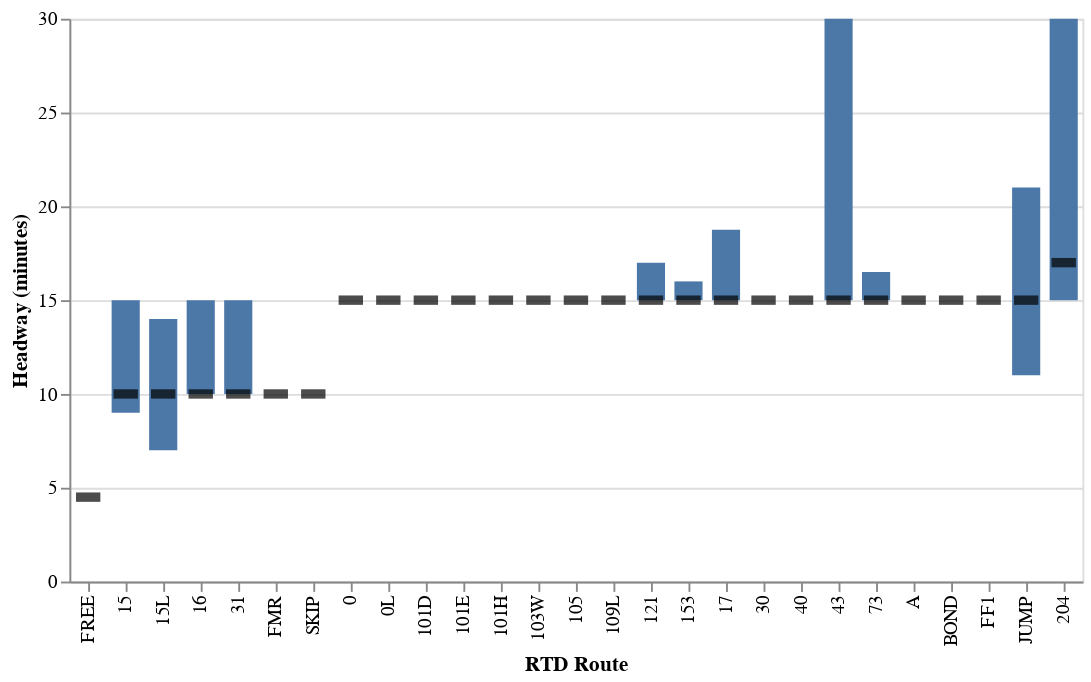

The notebook cell this image was saved under:
### Code cell
headways_url = "https://raw.githubusercontent.com/kcanderson/vega-lite-test/refs/heads/main/data/headways_weekdays.json"

slider_max = alt.binding_range(min=0, max=150, step=1, name='Max avg. headway (min):')
maxh_var = alt.param(value=20, bind=slider_max)

alt.LayerChart(data=headways_url).encode(
    x=alt.X(
        'route_id:N',
        sort=alt.SortField(field="median"),
        title="RTD Route",
    ),
    tooltip=["min:Q", 'q1:Q', "median:Q", "mean:Q", 'q3:Q', "max:Q"],
).transform_aggregate(
    median="median(headway_minutes)",
    q1="q1(headway_minutes)",
    q3="q3(headway_minutes)",
    min="min(headway_minutes)",
    max="max(headway_minutes)",
    mean="mean(headway_minutes)",
    groupby=["route_id"],
).transform_filter(
    alt.FieldRangePredicate(field='median', range=[0, maxh_var])
).add_layers(
    alt.Chart().mark_bar(width=15).encode(y='q1:Q', y2='q3:Q'),
    alt.Chart().mark_tick(color='black', width=13, thickness=5).encode(
        y=alt.Y('median:Q', title="Headway (minutes)")
    ),
).add_params(
    maxh_var
)

### Figure 1 — Vega specification as saved in the notebook (floating-point values rounded to 4 significant figures)
{"$schema": "https://vega.github.io/schema/vega/v6.json", "data": [{"name": "_server_source_0", "values": [{"route_id": "0", "median": 15.0, "q1": 15.0, "q3": 15.0, "min": 10.0, "max": 60.0, "mean": 16.01}, {"route_id": "0B", "median": 30.0, "q1": 30.0, "q3": 30.0, "min": 26.0, "max": 34.0, "mean": 30.01}, {"route_id": "0L", "median": 15.0, "q1": 15.0, "q3": 15.0, "min": 13.0, "max": 16.0, "mean": 14.95}, {"route_id": "1", "median": 60.0, "q1": 60.0, "q3": 60.0, "min": 57.0, "max": 63.0, "mean": 60.0}, {"route_id": "10", "median": 28.0, "q1": 12.25, "q3": 32.0, "min": 0.0, "max": 61.0, "mean": 25.59}, {"route_id": "100", "median": 30.0, "q1": 30.0, "q3": 57.0, "min": 0.0, "max": 60.0, "mean": 33.09}, {"route_id": "101D", "median": 15.0, "q1": 15.0, "q3": 15.0, "min": 1.25, "max": 30.0, "mean": 16.12}, {"route_id": "101E", "median": 15.0, "q1": 15.0, "q3": 15.0, "min": 0.5, "max": 30.0, "mean": 16.34}, {"route_id": "101H", "median": 15.0, "q1": 15.0, "q3": 15.0, "min": 2.0, "max": 34.5, "mean": 17.03}, {"route_id": "103W", "median": 15.0, "q1": 15.0, "q3": 15.0, "min": 4.75, "max": 30.0, "mean": 16.31}, {"route_id": "104L", "median": 60.0, "q1": 38.5, "q3": 60.0, "min": 27.0, "max": 90.0, "mean": 55.0}, {"route_id": "105", "median": 15.0, "q1": 15.0, "q3": 15.0, "min": 10.0, "max": 75.0, "mean": 18.4}, {"route_id": "107R", "median": 30.0, "q1": 30.0, "q3": 30.0, "min": 15.0, "max": 33.0, "mean": 29.74}, {"route_id": "109L", "median": 15.0, "q1": 15.0, "q3": 15.0, "min": 14.25, "max": 31.5, "mean": 16.71}, {"route_id": "11", "median": 30.0, "q1": 29.0, "q3": 33.5, "min": 7.0, "max": 65.0, "mean": 33.23}, {"route_id": "112", "median": 60.0, "q1": 60.0, "q3": 60.0, "min": 58.0, "max": 61.0, "mean": 59.91}, {"route_id": "113B", "median": 60.0, "q1": 60.0, "q3": 60.0, "min": 60.0, "max": 60.0, "mean": 60.0}, {"route_id": "113G", "median": 30.0, "q1": 30.0, "q3": 30.0, "min": 30.0, "max": 30.0, "mean": 30.0}, {"route_id": "116X", "median": 60.0, "q1": 58.0, "q3": 60.5, "min": 52.0, "max": 62.0, "mean": 58.5}, {"route_id": "117N", "median": 30.0, "q1": 30.0, "q3": 30.0, "min": 30.0, "max": 30.0, "mean": 30.0}, {"route_id": "12", "median": 23.0, "q1": 14.5, "q3": 30.0, "min": 0.0, "max": 32.0, "mean": 20.21}, {"route_id": "120", "median": 40.0, "q1": 30.0, "q3": 60.0, "min": 16.0, "max": 68.0, "mean": 43.15}, {"route_id": "120L", "median": 60.0, "q1": 60.0, "q3": 60.0, "min": 57.0, "max": 62.0, "mean": 60.06}, {"route_id": "120X", "median": 30.0, "q1": 15.0, "q3": 30.0, "min": 15.0, "max": 60.0, "mean": 25.45}, {"route_id": "121", "median": 15.0, "q1": 15.0, "q3": 17.0, "min": 1.0, "max": 59.0, "mean": 18.53}, {"route_id": "130", "median": 30.0, "q1": 30.0, "q3": 30.0, "min": 27.0, "max": 68.0, "mean": 31.37}, {"route_id": "133", "median": 30.0, "q1": 30.0, "q3": 30.0, "min": 27.0, "max": 68.0, "mean": 32.18}, {"route_id": "135", "median": 40.0, "q1": 30.0, "q3": 60.0, "min": 20.0, "max": 90.0, "mean": 41.42}, {"route_id": "139", "median": 60.0, "q1": 60.0, "q3": 60.0, "min": 56.0, "max": 64.0, "mean": 60.0}, {"route_id": "14", "median": 30.0, "q1": 30.0, "q3": 30.0, "min": 29.0, "max": 60.0, "mean": 31.16}, {"route_id": "145X", "median": 83.0, "q1": 76.5, "q3": 89.5, "min": 70.0, "max": 96.0, "mean": 83.0}, {"route_id": "15", "median": 10.0, "q1": 9.0, "q3": 15.0, "min": 0.0, "max": 33.0, "mean": 12.18}, {"route_id": "153", "median": 15.0, "q1": 15.0, "q3": 16.0, "min": 1.0, "max": 70.0, "mean": 19.26}, {"route_id": "15L", "median": 10.0, "q1": 7.0, "q3": 14.0, "min": 0.0, "max": 60.0, "mean": 11.33}, {"route_id": "16", "median": 10.0, "q1": 10.0, "q3": 15.0, "min": 5.0, "max": 34.0, "mean": 14.47}, {"route_id": "169", "median": 60.0, "q1": 60.0, "q3": 60.0, "min": 57.0, "max": 67.0, "mean": 60.1}, {"route_id": "169L", "median": 60.0, "q1": 53.0, "q3": 86.0, "min": 30.0, "max": 307.0, "mean": 110.4}, {"route_id": "17", "median": 15.0, "q1": 15.0, "q3": 18.75, "min": 13.0, "max": 31.0, "mean": 18.74}, {"route_id": "19", "median": 30.0, "q1": 30.0, "q3": 30.0, "min": 27.0, "max": 66.0, "mean": 33.59}, {"route_id": "20", "median": 30.0, "q1": 24.25, "q3": 32.75, "min": 3.0, "max": 81.0, "mean": 32.44}, {"route_id": "204", "median": 17.0, "q1": 15.0, "q3": 30.0, "min": 7.0, "max": 35.0, "mean": 21.62}, {"route_id": "205", "median": 30.0, "q1": 30.0, "q3": 30.0, "min": 5.0, "max": 60.0, "mean": 31.55}, {"route_id": "206", "median": 36.5, "q1": 28.25, "q3": 59.25, "min": 2.0, "max": 60.0, "mean": 38.11}, {"route_id": "208", "median": 60.0, "q1": 60.0, "q3": 60.0, "min": 7.0, "max": 75.0, "mean": 58.19}, {"route_id": "21", "median": 30.0, "q1": 30.0, "q3": 36.5, "min": 0.0, "max": 63.0, "mean": 34.1}, {"route_id": "225", "median": 34.0, "q1": 30.0, "q3": 54.75, "min": 8.0, "max": 82.0, "mean": 41.81}, {"route_id": "225D", "median": 45.0, "q1": 30.0, "q3": 60.0, "min": 15.0, "max": 107.0, "mean": 47.45}, {"route_id": "225T", "median": 145.0, "q1": 61.0, "q3": 365.5, "min": 32.0, "max": 453.0, "mean": 207.8}, {"route_id": "228A", "median": 60.0, "q1": 60.0, "q3": 60.0, "min": 56.0, "max": 184.0, "mean": 74.41}, {"route_id": "228F", "median": 60.5, "q1": 59.75, "q3": 151.0, "min": 57.0, "max": 418.0, "mean": 149.4}, {"route_id": "24", "median": 60.0, "q1": 57.25, "q3": 60.0, "min": 19.0, "max": 69.0, "mean": 56.66}, {"route_id": "28", "median": 60.0, "q1": 45.0, "q3": 60.0, "min": 15.0, "max": 92.0, "mean": 51.75}, {"route_id": "3", "median": 30.0, "q1": 29.0, "q3": 31.75, "min": 1.0, "max": 80.0, "mean": 32.94}, {"route_id": "30", "median": 15.0, "q1": 15.0, "q3": 15.0, "min": 14.0, "max": 60.0, "mean": 19.05}, {"route_id": "31", "median": 10.0, "q1": 10.0, "q3": 15.0, "min": 0.0, "max": 45.0, "mean": 12.51}, {"route_id": "32", "median": 60.0, "q1": 60.0, "q3": 60.0, "min": 44.0, "max": 66.0, "mean": 59.6}, {"route_id": "323", "median": 60.0, "q1": 60.0, "q3": 60.0, "min": 58.0, "max": 63.0, "mean": 60.0}, {"route_id": "324", "median": 30.0, "q1": 30.0, "q3": 30.0, "min": 29.0, "max": 35.0, "mean": 30.09}, {"route_id": "326", "median": 30.0, "q1": 30.0, "q3": 30.0, "min": 29.0, "max": 31.0, "mean": 30.0}, {"route_id": "327", "median": 60.0, "q1": 60.0, "q3": 60.0, "min": 59.0, "max": 60.0, "mean": 59.95}, {"route_id": "35", "median": 30.0, "q1": 30.0, "q3": 30.0, "min": 15.0, "max": 60.0, "mean": 30.46}, {"route_id": "36", "median": 60.0, "q1": 60.0, "q3": 60.0, "min": 11.0, "max": 60.0, "mean": 58.29}, {"route_id": "37", "median": 30.0, "q1": 29.0, "q3": 30.0, "min": 1.0, "max": 377.0, "mean": 53.77}, {"route_id": "38", "median": 30.0, "q1": 30.0, "q3": 30.0, "min": 26.0, "max": 76.0, "mean": 34.03}, {"route_id": "3L", "median": 60.0, "q1": 60.0, "q3": 60.0, "min": 60.0, "max": 60.0, "mean": 60.0}, {"route_id": "4", "median": 30.0, "q1": 30.0, "q3": 60.0, "min": 28.0, "max": 63.0, "mean": 40.47}, {"route_id": "40", "median": 15.0, "q1": 15.0, "q3": 15.0, "min": 9.0, "max": 55.0, "mean": 18.21}, {"route_id": "402L", "median": 60.0, "q1": 60.0, "q3": 60.0, "min": 35.0, "max": 65.0, "mean": 59.26}, {"route_id": "42", "median": 27.5, "q1": 15.0, "q3": 30.0, "min": 3.0, "max": 48.0, "mean": 22.73}, {"route_id": "43", "median": 15.0, "q1": 15.0, "q3": 30.0, "min": 12.0, "max": 60.0, "mean": 19.45}, {"route_id": "44", "median": 60.0, "q1": 58.5, "q3": 60.0, "min": 24.0, "max": 69.0, "mean": 54.05}, {"route_id": "45", "median": 30.0, "q1": 30.0, "q3": 30.0, "min": 5.0, "max": 52.0, "mean": 29.59}, {"route_id": "46", "median": 30.0, "q1": 30.0, "q3": 30.0, "min": 30.0, "max": 30.0, "mean": 30.0}, {"route_id": "48", "median": 30.0, "q1": 30.0, "q3": 30.75, "min": 26.0, "max": 60.0, "mean": 30.58}, {"route_id": "483", "median": 60.0, "q1": 58.0, "q3": 60.0, "min": 33.0, "max": 72.0, "mean": 58.45}, {"route_id": "49", "median": 30.0, "q1": 30.0, "q3": 30.0, "min": 28.0, "max": 60.0, "mean": 32.78}, {"route_id": "51", "median": 30.0, "q1": 30.0, "q3": 30.0, "min": 28.0, "max": 79.0, "mean": 34.0}, {"route_id": "52", "median": 30.0, "q1": 30.0, "q3": 30.0, "min": 10.0, "max": 71.0, "mean": 35.49}, {"route_id": "520", "median": 60.0, "q1": 60.0, "q3": 60.0, "min": 60.0, "max": 60.0, "mean": 60.0}, {"route_id": "59", "median": 60.0, "q1": 60.0, "q3": 60.0, "min": 58.0, "max": 70.0, "mean": 60.96}, {"route_id": "6", "median": 30.0, "q1": 30.0, "q3": 30.0, "min": 15.0, "max": 69.0, "mean": 32.4}, {"route_id": "65", "median": 30.0, "q1": 30.0, "q3": 30.0, "min": 3.0, "max": 63.0, "mean": 30.35}, {"route_id": "66", "median": 60.0, "q1": 58.5, "q3": 60.0, "min": 29.0, "max": 64.0, "mean": 57.03}, {"route_id": "7", "median": 30.0, "q1": 30.0, "q3": 30.0, "min": 20.0, "max": 40.0, "mean": 29.86}, {"route_id": "72", "median": 60.0, "q1": 60.0, "q3": 60.0, "min": 57.0, "max": 64.0, "mean": 60.0}, {"route_id": "73", "median": 15.0, "q1": 15.0, "q3": 16.5, "min": 1.0, "max": 33.0, "mean": 18.11}, {"route_id": "76", "median": 30.0, "q1": 30.0, "q3": 30.0, "min": 0.0, "max": 91.0, "mean": 35.21}, {"route_id": "8", "median": 31.0, "q1": 29.0, "q3": 59.0, "min": 0.0, "max": 67.0, "mean": 36.9}, {"route_id": "83D", "median": 30.0, "q1": 30.0, "q3": 30.0, "min": 24.0, "max": 60.0, "mean": 30.33}, {"route_id": "83L", "median": 30.0, "q1": 30.0, "q3": 30.0, "min": 15.0, "max": 45.0, "mean": 29.93}, {"route_id": "88", "median": 30.0, "q1": 30.0, "q3": 60.0, "min": 30.0, "max": 60.0, "mean": 41.54}, {"route_id": "88L", "median": 60.0, "q1": 60.0, "q3": 60.0, "min": 59.0, "max": 60.0, "mean": 59.97}, {"route_id": "9", "median": 60.0, "q1": 60.0, "q3": 63.0, "min": 58.0, "max": 65.0, "mean": 61.36}, {"route_id": "92", "median": 30.0, "q1": 30.0, "q3": 31.0, "min": 28.0, "max": 64.0, "mean": 35.85}, {"route_id": "93L", "median": 60.0, "q1": 60.0, "q3": 60.0, "min": 57.0, "max": 62.0, "mean": 59.73}, {"route_id": "99", "median": 30.0, "q1": 30.0, "q3": 30.0, "min": 30.0, "max": 60.0, "mean": 33.56}, {"route_id": "A", "median": 15.0, "q1": 15.0, "q3": 15.0, "min": 15.0, "max": 45.0, "mean": 18.06}, {"route_id": "AB1", "median": 60.0, "q1": 60.0, "q3": 60.0, "min": 20.0, "max": 120.0, "mean": 56.91}, {"route_id": "AB2", "median": 60.0, "q1": 60.0, "q3": 62.5, "min": 59.0, "max": 420.0, "mean": 103.6}, {"route_id": "ART", "median": 60.0, "q1": 60.0, "q3": 62.0, "min": 43.0, "max": 70.0, "mean": 60.27}, {"route_id": "AT", "median": 60.0, "q1": 49.0, "q3": 60.0, "min": 7.0, "max": 68.0, "mean": 48.17}, {"route_id": "BOLT", "median": 30.0, "q1": 30.0, "q3": 60.0, "min": 27.0, "max": 60.0, "mean": 40.46}, {"route_id": "BOND", "median": 15.0, "q1": 15.0, "q3": 15.0, "min": 12.0, "max": 30.0, "mean": 17.91}, {"route_id": "CV", "median": 58.5, "q1": 56.75, "q3": 60.0, "min": 56.0, "max": 60.0, "mean": 58.25}, {"route_id": "DASH", "median": 21.0, "q1": 15.0, "q3": 30.0, "min": 7.0, "max": 86.0, "mean": 26.76}, {"route_id": "EV", "median": 60.0, "q1": 60.0, "q3": 60.0, "min": 60.0, "max": 60.0, "mean": 60.0}, {"route_id": "FF1", "median": 15.0, "q1": 15.0, "q3": 15.0, "min": 13.0, "max": 32.0, "mean": 18.14}, {"route_id": "FF2", "median": 25.0, "q1": 15.0, "q3": 38.0, "min": 7.0, "max": 536.0, "mean": 84.2}, {"route_id": "FF4", "median": 50.0, "q1": 37.0, "q3": 65.0, "min": 30.0, "max": 378.0, "mean": 91.47}, {"route_id": "FF5", "median": 69.0, "q1": 46.75, "q3": 88.75, "min": 25.0, "max": 413.0, "mean": 123.8}, {"route_id": "FMR", "median": 10.0, "q1": 10.0, "q3": 10.0, "min": 9.0, "max": 369.0, "mean": 20.01}, {"route_id": "FREE", "median": 4.5, "q1": 4.5, "q3": 4.5, "min": 4.5, "max": 10.5, "mean": 5.25}, {"route_id": "GS", "median": 89.5, "q1": 86.0, "q3": 357.0, "min": 82.0, "max": 449.0, "mean": 206.8}, {"route_id": "JUMP", "median": 15.0, "q1": 11.0, "q3": 21.0, "min": 4.0, "max": 60.0, "mean": 17.35}, {"route_id": "LD1", "median": 60.0, "q1": 57.75, "q3": 78.0, "min": 40.0, "max": 480.0, "mean": 138.5}, {"route_id": "LD3", "median": 60.0, "q1": 60.0, "q3": 82.0, "min": 3.0, "max": 120.0, "mean": 68.17}, {"route_id": "LX2", "median": 96.5, "q1": 83.25, "q3": 398.5, "min": 60.0, "max": 502.0, "mean": 222.2}, {"route_id": "NB1", "median": 60.0, "q1": 48.0, "q3": 78.5, "min": 35.0, "max": 90.0, "mean": 63.7}, {"route_id": "NB2", "median": 65.0, "q1": 60.0, "q3": 86.0, "min": 60.0, "max": 130.0, "mean": 79.25}, {"route_id": "PD", "median": 65.5, "q1": 58.5, "q3": 72.75, "min": 54.0, "max": 78.0, "mean": 65.75}, {"route_id": "RX", "median": 59.0, "q1": 35.25, "q3": 64.75, "min": 17.0, "max": 451.0, "mean": 127.1}, {"route_id": "SKIP", "median": 10.0, "q1": 10.0, "q3": 10.0, "min": 5.0, "max": 30.0, "mean": 10.78}]}, {"name": "source_0", "source": "_server_source_0", "transform": [{"type": "filter", "expr": "inrange(datum[\"median\"], [0, param_91384b5e19be36eb])"}, {"type": "project", "fields": ["max", "mean", "median", "min", "q1", "q3", "route_id"]}]}, {"name": "data_1", "source": "source_0", "transform": [{"type": "filter", "expr": "isValid(datum[\"q1\"]) && isFinite(+datum[\"q1\"])"}, {"type": "project", "fields": ["max", "mean", "median", "min", "q1", "q3", "route_id"]}]}, {"name": "data_2", "source": "source_0", "transform": [{"type": "filter", "expr": "isValid(datum[\"median\"]) && isFinite(+datum[\"median\"])"}, {"type": "project", "fields": ["max", "mean", "median", "min", "q1", "q3", "route_id"]}]}, {"name": "source_0_x_domain_route_id", "source": "source_0", "transform": [{"type": "aggregate", "groupby": ["route_id"], "fields": ["median"], "ops": ["min"], "as": ["sort_field"]}, {"type": "project", "fields": ["route_id", "sort_field"]}]}], "signals": [{"name": "x_step", "value": 20}, {"name": "width", "update": "bandspace(domain('x').length, 0.1, 0.05) * x_step"}, {"name": "param_91384b5e19be36eb", "value": 20, "bind": {"input": "range", "max": 150, "min": 0, "name": "Max avg. headway (min):", "step": 1}}], "marks": [{"type": "rect", "name": "layer_0_marks", "from": {"data": "data_1"}, "encode": {"update": {"tooltip": {"signal": "{\"min\": format(datum[\"min\"], \"\"), \"q1\": format(datum[\"q1\"], \"\"), \"median\": format(datum[\"median\"], \"\"), \"mean\": format(datum[\"mean\"], \"\"), \"q3\": format(datum[\"q3\"], \"\"), \"max\": format(datum[\"max\"], \"\")}"}, "xc": {"field": "route_id", "scale": "x", "band": 0.5}, "fill": {"value": "#4c78a8"}, "y": {"field": "q1", "scale": "y"}, "y2": {"field": "q3", "scale": "y"}, "width": {"value": 15}}}, "style": ["bar"]}, {"type": "rect", "name": "layer_1_marks", "from": {"data": "data_2"}, "encode": {"update": {"xc": {"field": "route_id", "scale": "x", "band": 0.5}, "fill": {"value": "black"}, "width": {"value": 13}, "opacity": {"value": 0.7}, "yc": {"field": "median", "scale": "y"}, "height": {"value": 5}, "tooltip": {"signal": "{\"min\": format(datum[\"min\"], \"\"), \"q1\": format(datum[\"q1\"], \"\"), \"median\": format(datum[\"median\"], \"\"), \"mean\": format(datum[\"mean\"], \"\"), \"q3\": format(datum[\"q3\"], \"\"), \"max\": format(datum[\"max\"], \"\")}"}}}, "style": ["tick"]}], "scales": [{"name": "x", "type": "band", "domain": {"data": "source_0_x_domain_route_id", "field": "route_id", "sort": {"op": "max", "field": "sort_field"}}, "range": {"step": {"signal": "x_step"}}, "paddingInner": 0.1, "paddingOuter": 0.05}, {"name": "y", "type": "linear", "domain": {"fields": [{"data": "data_1", "field": "q1"}, {"data": "data_1", "field": "q3"}, {"data": "data_2", "field": "median"}]}, "range": [{"signal": "height"}, 0], "zero": true, "nice": true}], "axes": [{"scale": "y", "orient": "left", "labels": false, "maxExtent": 0, "gridScale": "x", "zindex": 0, "aria": false, "tickCount": {"signal": "ceil(height/40)"}, "domain": false, "grid": true, "ticks": false, "minExtent": 0}, {"scale": "x", "labelBaseline": "middle", "title": "RTD Route", "zindex": 0, "grid": false, "orient": "bottom", "labelAngle": 270, "labelAlign": "right"}, {"scale": "y", "zindex": 0, "title": "Headway (minutes)", "orient": "left", "labelOverlap": true, "grid": false, "tickCount": {"signal": "ceil(height/40)"}}], "padding": 5, "style": "cell", "height": 300, "background": "white"}
